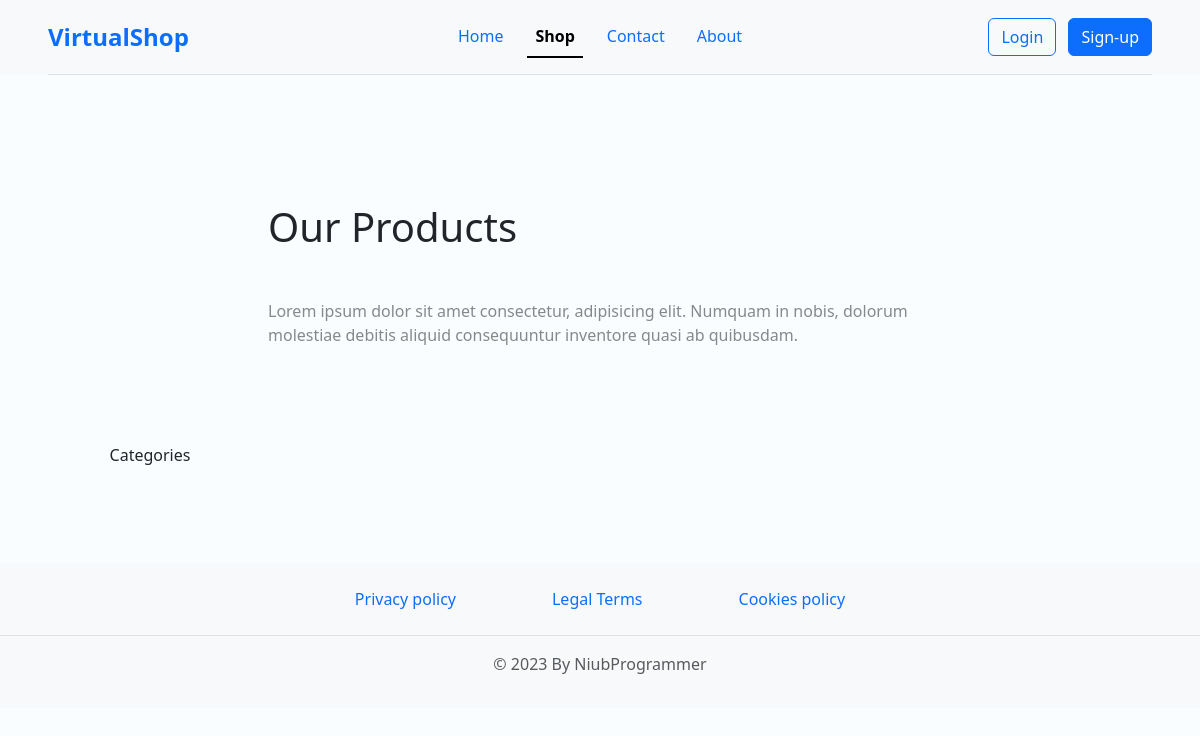
Page /shop/ on the earlier database version.
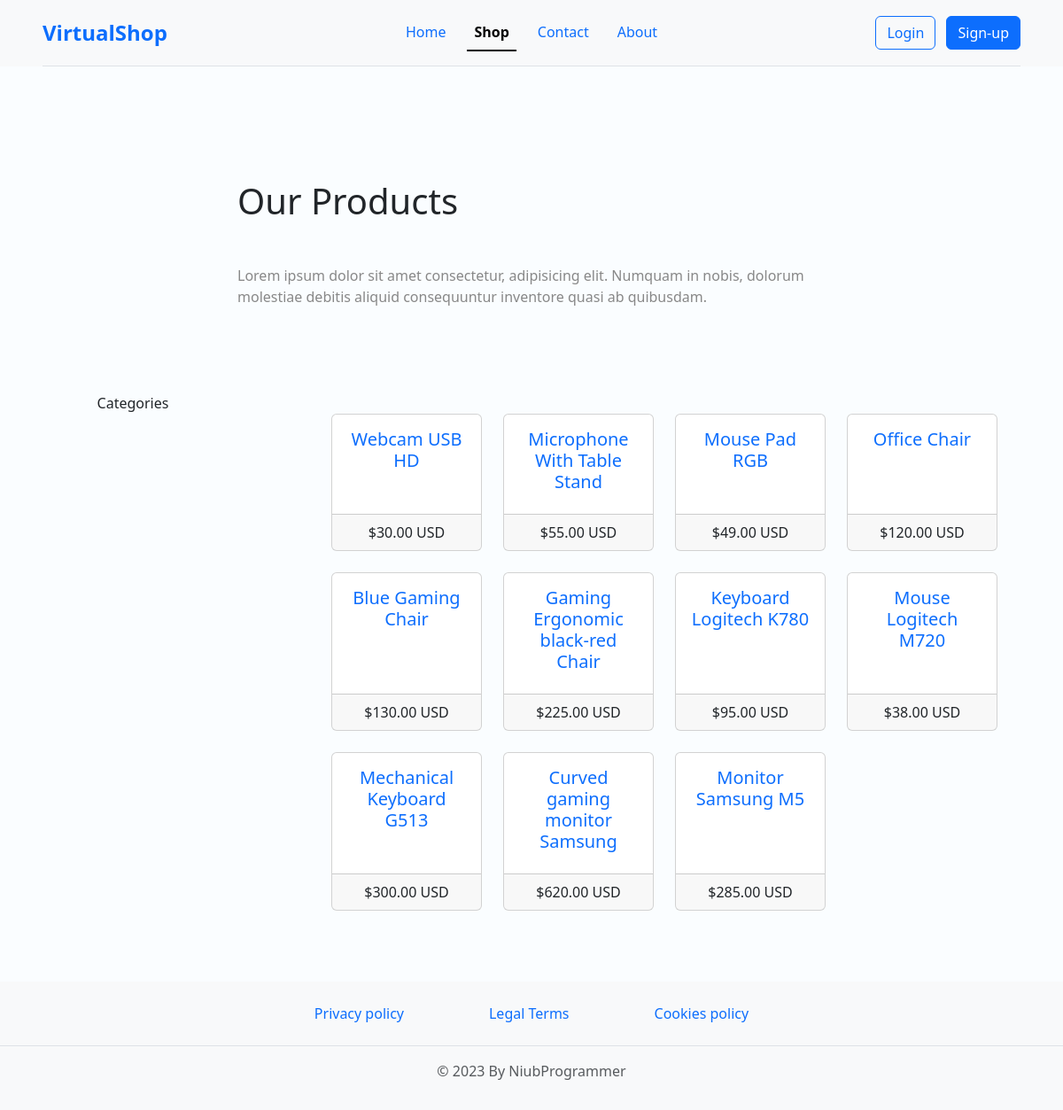
Same page on the later database version.
### shop_app/models.py (models this page shows, shortened)
class Product(models.Model):
    title = models.CharField(max_length=50)
    category = models.ForeignKey(Category, on_delete=models.CASCADE)
    image = models.ImageField(upload_to='shop_app/img', null=True, blank=True)
    price = models.DecimalField(decimal_places=2, max_digits=1000)
    available = models.BooleanField(default=False)
    created_at = models.DateTimeField(auto_now_add=True)
    updated_at = models.DateTimeField(auto_now=True)
    class Meta:
        verbose_name = 'Product'
        verbose_name_plural = 'Products'

### shop_app/views.py (the view)
# urls.py: path('', views.shop, name='Shop'),
def shop(request):
    products = Product.objects.all()
    return render(request, 'shop_app/shop.html', {'products': products})

### shop_app/templates/shop_app/shop.html (shortened to what this page needs)
{% extends 'web_project_app/base.html' %} {% load static %} {% block content %}
<div class="container">
    <div class="row">
        <div class="col"></div>
        <div class="col-md-8 px-5 my-5">
            <h1 class="mb-md-5 mb-4">Our Products</h1>
            <p class="p-gray mb-5">Lorem ipsum dolor sit amet consectetur, adipisicing elit. Numquam in nobis, dolorum molestiae debitis aliquid consequuntur inventore quasi ab quibusdam.</p>
        </div>
        <div class="col"></div>
    </div>
</div>
<div class="container-fluid text-center border-header">
    <div class="row">
        <div class="col-md-2 mx-auto">
            <p>Categories</p>
        </div>
        <div class="col-md-8 row mx-auto mt-0 row-cols-1 row-cols-md-2 row-cols-xl-4 g-4">
            {% for product in products %}
                <div class="col">
                    <div class="card h-100">
                        <div class="card-body">
                            <h5 class="card-title text-primary">{{ product.title }}</h5>
                        </div>
                        <div class="card-footer">
                            <p class="card-text">${{ product.price }} USD</p>
                        </div>
                    </div>
                </div>
            {% endfor %}
        </div>
    </div>
</div>
{% endblock %}

### web_project_app/templates/web_project_app/base.html (shortened to what this page needs)
<!DOCTYPE html>
<html lang="en">
  <head>
    {% load static %}
    <link
      href="https://cdn.jsdelivr.net/npm/bootstrap@5.3.0/dist/css/bootstrap.min.css"
      rel="stylesheet"
    />
    <link href="{% static 'web_project_app/css/styles.css' %}" rel="stylesheet" />
  </head>
  <body>
    <nav class="bg-light px-5 border-header">
      <header class="d-flex flex-wrap align-items-center justify-content-center justify-content-md-between py-3 mb-4 border-bottom">
        <div class="col-md-3 mb-2 mb-md-0">
          <span class="navbar-brand mb-0 fs-4 fw-bolder text-primary">VirtualShop</span>
        </div>
        <ul class="nav nav-underline col-12 col-md-auto mb-2 justify-content-center mb-md-0">
          <li class="nav-item"><a href="{% url 'Home' %}" class="nav-link px-2 {% if request.path == '/' %}active{% endif %}">Home</a></li>
          <li class="nav-item">
            <a href="{% url 'Shop' %}" class="nav-link px-2 {% if request.path == '/shop/' %}active{% endif %}">Shop</a>
          </li>
          <li class="nav-item">
            <a href="{% url 'Contact' %}" class="nav-link px-2 {% if request.path == '/contact/' %}active{% endif %}">Contact</a>
          </li>
          <li class="nav-item">
            <a href="{% url 'About' %}" class="nav-link px-2 {% if request.path == '/about/' %}active{% endif %}">About</a>
          </li>
        </ul>
        <div class="col-md-3 text-end">
          <button type="button" class="btn btn-outline-primary me-2">Login</button>
          <button type="button" class="btn btn-primary">Sign-up</button>
        </div>
      </header>
    </nav>
    {% block content %}{% endblock %}
    <footer class="bg-light py-3 mt-4">
      <ul class="nav justify-content-center border-bottom pb-3 mb-3">
        <li class="nav-item"><a href="#" class="nav-link px-5">Privacy policy</a></li>
        <li class="nav-item"><a href="#" class="nav-link px-5">Legal Terms</a></li>
        <li class="nav-item"><a href="#" class="nav-link px-5">Cookies policy</a></li>
      </ul>
      <p class="text-center text-body-secondary">© 2023 By NiubProgrammer</p>
    </footer>
  </body>
</html>

### web_project_app/static/web_project_app/css/styles.css (style rules this page uses)
body { background: #f5fcff70; background-attachment: fixed; background-position: center; background-size: cover; }
.border-header { margin-bottom: 5rem; }
.p-gray { color: #888; }

Differences in the rows shown:
added Product: title "Webcam USB HD", price "30.00"
added Product: title "Microphone With Table Stand", price "55.00"
added Product: title "Mouse Pad RGB", price "49.00"
added Product: title "Office Chair", price "120.00"
added Product: title "Blue Gaming Chair", price "130.00"
added Product: title "Gaming Ergonomic black-red Chair", price "225.00"
added Product: title "Keyboard Logitech K780", price "95.00"
added Product: title "Mouse Logitech M720", price "38.00"
added Product: title "Mechanical Keyboard G513", price "300.00"
added Product: title "Curved gaming monitor Samsung", price "620.00"
added Product: title "Monitor Samsung M5", price "285.00"
